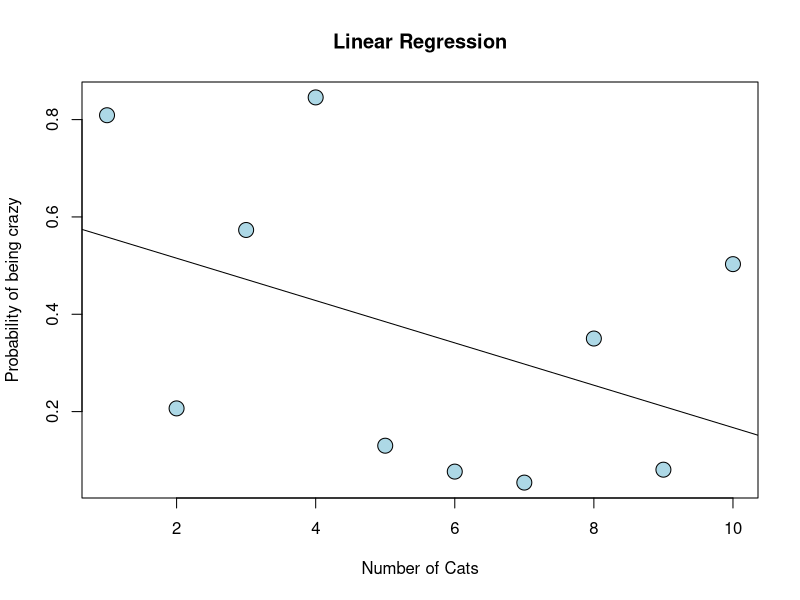
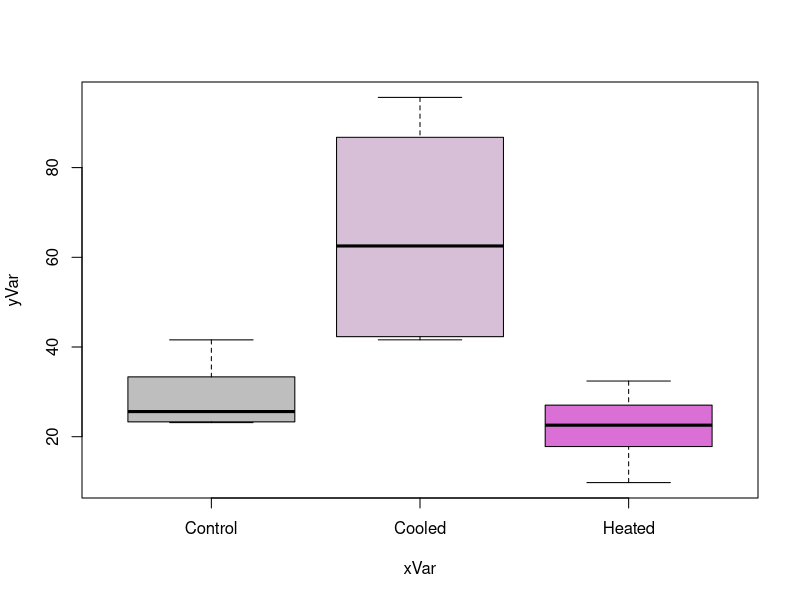
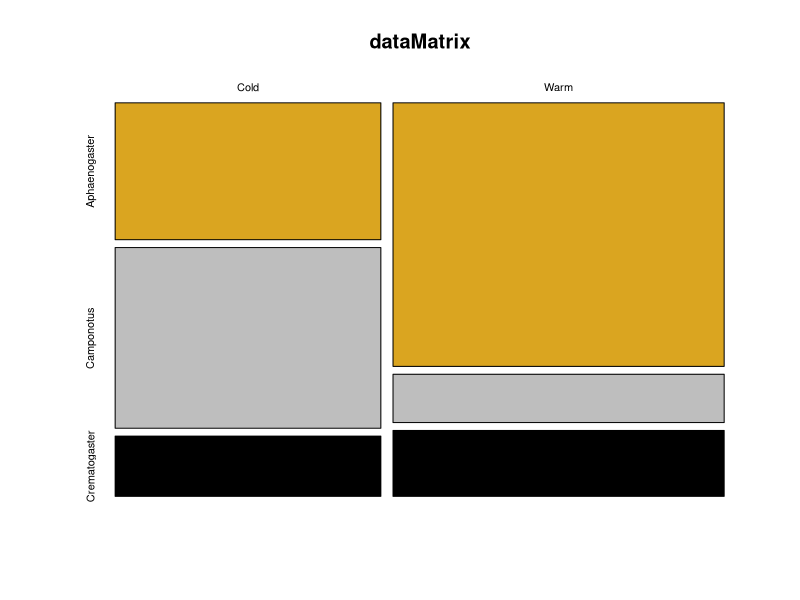
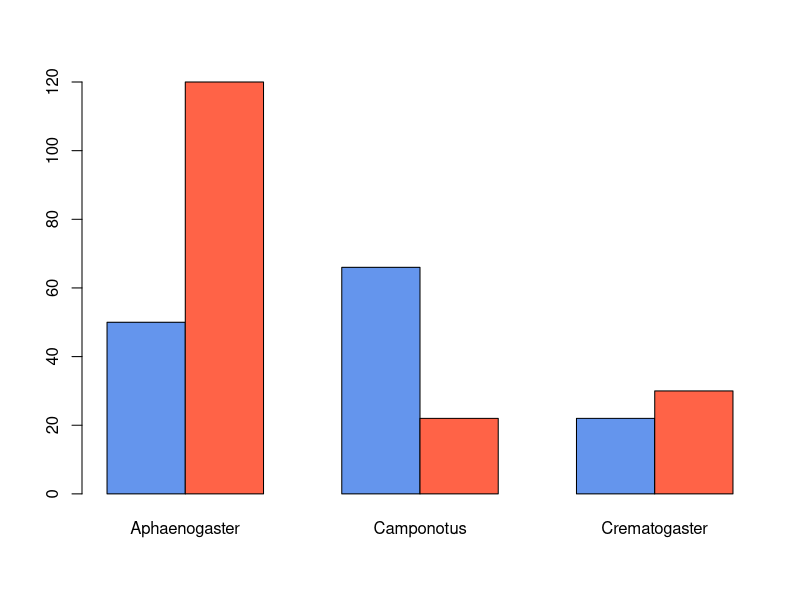
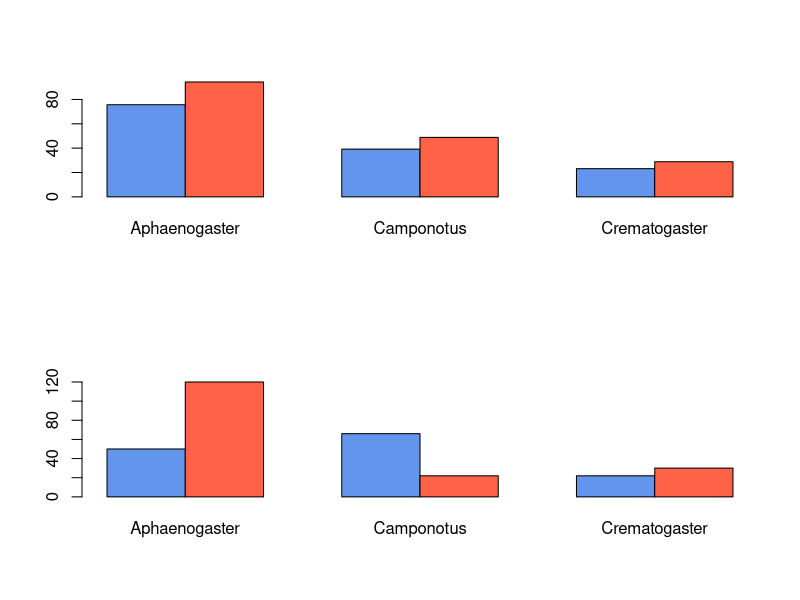
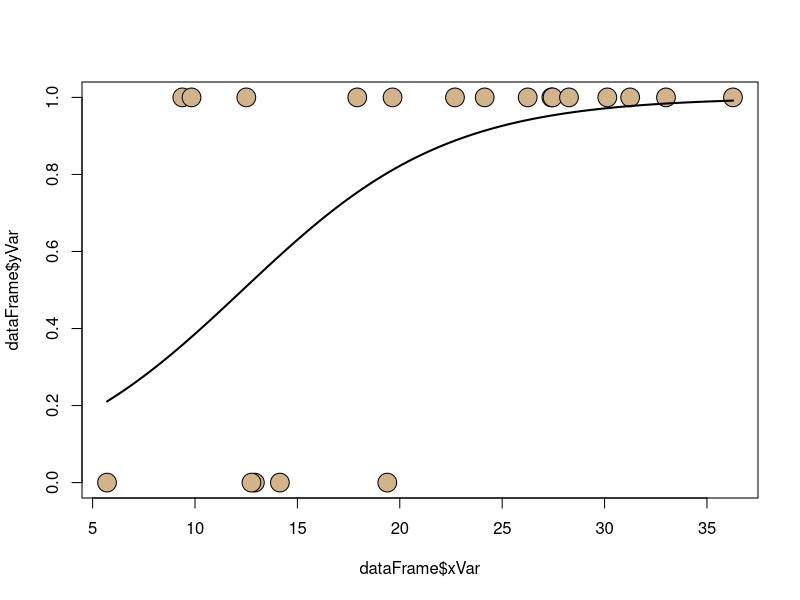

The R source for these figures, in order:
# Assignment 08 NOTES
# 8 March 2017
# Erin L. Keller

##################### Linear Regression  ###################
## Continuous - continuous
# data
xVar <- 1:10 # x vriable is 1-10
yVar <- runif(10) # y variable is 10 random numbers from a uniform distribution
dataFrame <- data.frame(xVar,yVar) # making a data frame from our values

# model
regModel <- lm(yVar~xVar,data=dataFrame) # Assigning a variable to the linear regression of our variables

# model output
print(regModel) # this prints the intercept and the slope of the regression
print(summary(regModel)) # this prints the results of the linear regression including the R^2 value, p-value

# plot
plot(y=dataFrame$yVar,x=dataFrame$xVar,pch=21,bg="lightblue",cex=2,main="Linear Regression",xlab="Number of Cats",ylab="Probability of being crazy") # plotting the linear regression, cex = the data points are 2x larger than default. ylab changes Y axis label main = adds a title
abline(regModel) # this adds the line of best fit

############################### ANOVA #######################################
# Dependent - continuous; Independent - discrete
# data
xVar <- as.factor(rep(c("Control","Heated","Cooled"),each=5)) # rep function repeats "Control" "heated" etc. 5 times # this is the X variable = discrete
yVar <- c(rgamma(10,shape=5,scale=5),rgamma(5,shape=5,scale=10)) # Y variable data = continuous
dataFrame <- data.frame(xVar,yVar) # putting data into a data frame

# model
anovaModel <- aov(yVar~xVar,data=dataFrame) # ANOVA model

# model output
print(anovaModel) # this prints the sum of squares and degrees of freedom
summary(anovaModel) # this gices p-values

# plot
boxplot(yVar~xVar,data=dataFrame,col=c("grey","thistle","orchid")) # This makes a barplot # words in quotations indicate color of box plot

#################################### Contingency Table ###################################
# Discrete - discrete
# data
vec1 <- c(50,66,22) # discrete variable
vec2 <- c(120,22,30) # discrete variable
dataMatrix <- rbind(vec1,vec2)
rownames(dataMatrix) <- c("Cold","Warm") # giving row and column names
colnames(dataMatrix) <-c("Aphaenogaster",
                         "Camponotus",
                         "Crematogaster")



# model + model output
print(chisq.test(dataMatrix)) # this does a Chi Square analysis and prints back X^2 value, d.f., and p-values

# plotting the data matrix
mosaicplot(x=dataMatrix,
           col=c("goldenrod","grey","black"),
           shade=FALSE)
# plotting a barplot
barplot(height=dataMatrix,
        beside=TRUE,
        col=c("cornflowerblue","tomato"))
# to get expected data points
chisq.test(dataMatrix)$expected # print back expected value 
## Verify that these are the expected counts
(sum(dataMatrix[,1])*sum(dataMatrix[1,]))/sum(dataMatrix) # this is equivalent to: sum of: Row totals * column totals all divided by total obserations

# Now we can compare the expected vs. observed visually
par(mfrow=c(2,1)) # plots 2 graphs one on top of another
expected <- as.matrix(chisq.test(dataMatrix)$expected)

barplot(height=expected,
        beside=TRUE,
        col=c("cornflowerblue","tomato"))
barplot(height=dataMatrix,
        beside=TRUE,
        col=c("cornflowerblue","tomato"))

########################### Logistic Regression #########################################
# Dependent variable - discrete Independent variable - continuous
# data
xVar <- rgamma(n=20,shape=5,scale=5)
yVar <- rbinom(n=20,size=1,p=0.5)
dataFrame <- data.frame(xVar,yVar)

# model
# glm function performs regression
logRegMod <- glm(yVar ~ xVar,
                 data=dataFrame,
                 family=binomial(link="logit")) # we can specify it is binomial because we used a binomial distribution to create y values
# model output
print(logRegMod) # prints d.f., residual, intercepts, slope
summary(logRegMod) # prints p-value

par(mfrow=c(1,1)) # making it so the figures won't stack
# plot
plot(x=dataFrame$xVar, y=dataFrame$yVar,pch=21,bg="tan",cex=2.5)
curve(predict(logRegMod,data.frame(xVar=x),type="response"),add=TRUE,lwd=2) # this line is a predicter based on the logical regression we've done #add=TRUE means we are adding the line to the plot we just made 
